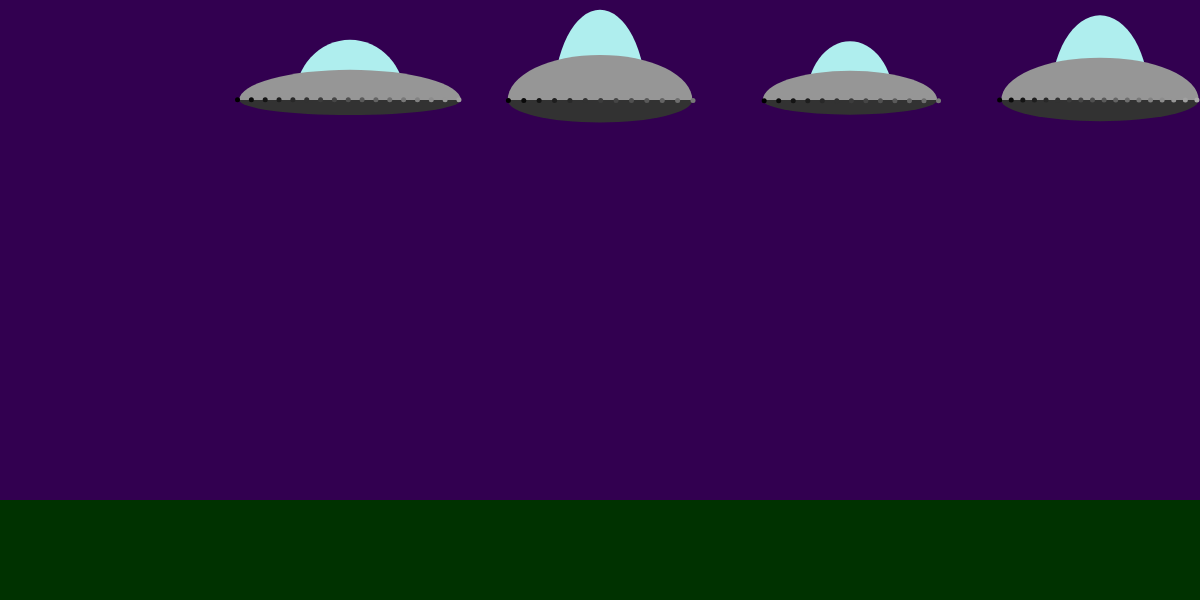
Frame 1 (no input)
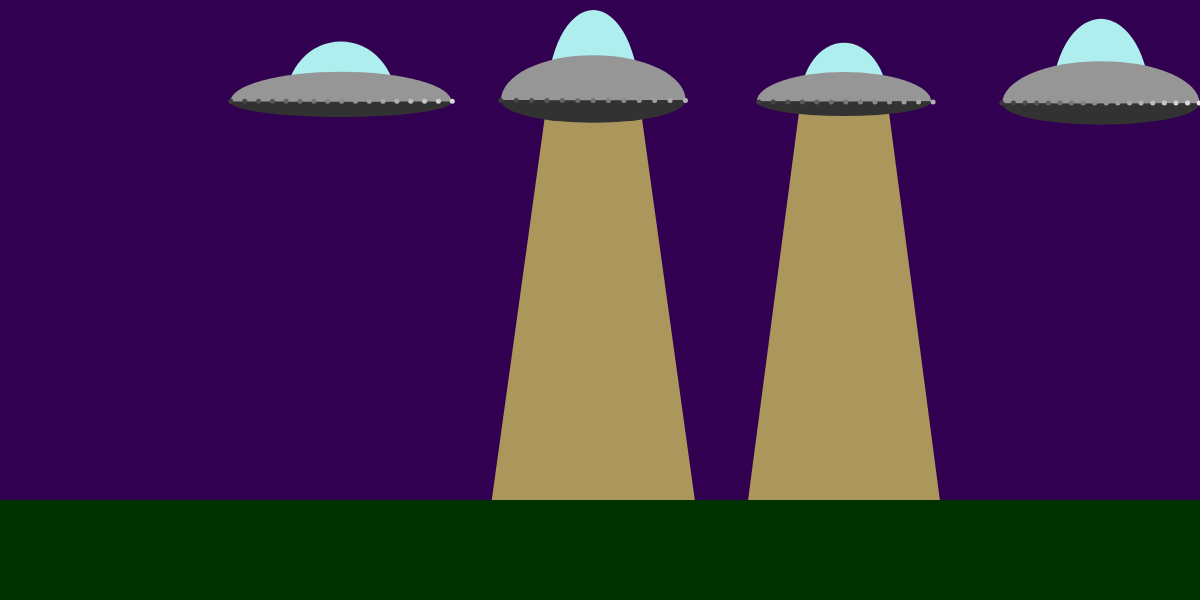
Frame 60 (no input)
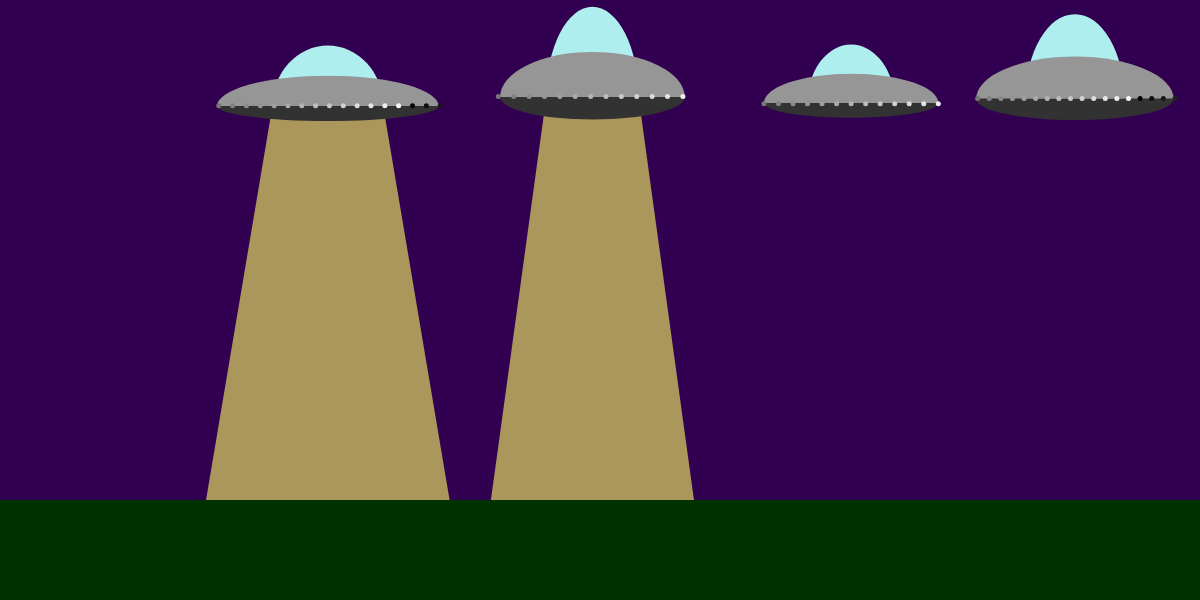
Frame 120 (the mouse pressed at the canvas centre since frame 60)

The p5.js sketch that drew these frames (run headless with seeded random() and noise() and a simulated clock; from frame 60 on, the mouse is pressed at the canvas centre):

// p5.js sketch
// ── sketch.js
//Topic 1.1 
//Object orientation revisted
//part one

// var flying_saucer_x; // declare
// var flying_saucer.y;
// var flying_saucer.width;
// var flying_saucer.height;

var flying_saucer;
var flyingSaucers;

function setup()
{
    createCanvas(1200,600);
    noStroke();

    flyingSaucers = [];

    for(var i = 1; i < 5; i++)
    {
        flyingSaucers.push(new Flying_saucer(100+ i * 250,100))
    }

}

function draw()
{
    background(50,0,80);
    
    //draw the ground
    fill(0,50,0);
    rect(0,height - 100, width, 100);

    for(var i = 0; i < flyingSaucers.length; i++)
    {
        flyingSaucers[i].draw();
    }
    
}

function keyPressed()
{
    flying_saucer.beam_on = true;
}

function keyReleased()
{
    flying_saucer.beam_on = false;
}

// now we`re creating a constuctor function

function Flying_saucer(x,y) 
{
    this.x = x;
    this.y = y,
    this.width = random(150,250),
    this.height = random(50,100),
    this.num_lights = round(random(10,20)),
    this.brightnesses = [],

    this.hover = function()
    {
        this.x += random(-2,2); 
        this.y += random(-1,1);

        if(this.beam_on == false && random()> 0.98)
        {
            this.beam_on = true;
        }
        else if(this.beam_on == true && random() > 0.99)
        {
            this.beam_on = false;
        }
    },

    this.beam = function()
    {
        fill(255,255,100,150);
        
        if(random() > 0.1)
        {
            beginShape();
            vertex(this.x - this.width * 0.25, this.y)
            vertex(this.x + this.width * 0.25, this.y)
            vertex(this.x + this.width * 0.55, height - 100)
            vertex(this.x - this.width * 0.55, height - 100)
            endShape();
        }
    },

    this.beam_on = false,

    this.draw = function()
    {
        if(this.beam_on == true)
            {
                this.beam();
            }
            
            //draw the flying saucer
            fill(175,238,238);
            arc(
                this.x,
                this.y,
                this.width/2,
                this.height*2,
                PI,TWO_PI)
            fill(150);
            arc(
                this.x,
                this.y,
                this.width,
                this.height,
                PI,TWO_PI);
            fill(50);
            arc(
                this.x,
                this.y,
                this.width,
                this.height/2,
                0,PI);
        
                this.hover();
        
            var incr = this.width/(this.num_lights-1);
        
            for(var i = 0; i < this.num_lights; i++)
            {
                fill(this.brightnesses[i]);
                ellipse(
                    this.x - this.width/2 + incr*i,
                    this.y,
                        5)
        
                        this.brightnesses[i] += 1;
                        this.brightnesses[i] = this.brightnesses[i]%255
            }
    }

    for(var i = 0; i < this.num_lights; i++)
        {
            this.brightnesses.push((i * 10)%255)
        }
}
